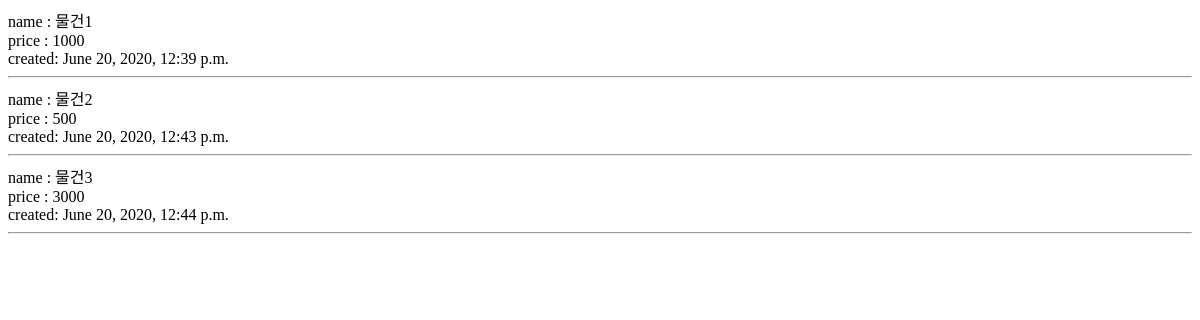
Before: / with the older database file.
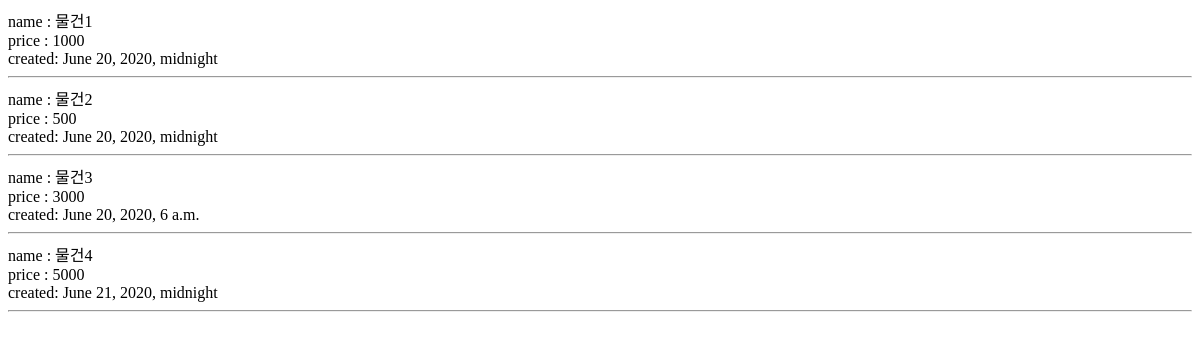
After: the same page with the newer database file.
### price/models.py (models this page shows)
class Product(models.Model):
    name = models.CharField('이름', max_length=150, unique=True)
    price = models.IntegerField('가격')

class OrderLog(models.Model):
    product = models.ForeignKey('Product', on_delete=models.CASCADE)
    created = models.DateTimeField('판매일', default=timezone.now())

### price/views.py (the view)
# urls.py: path('', index, name=""),
def index(request):
    product = Product.objects.all()
    return render(request, 'index.html', {'product':product})

### price/templates/index.html
{% for pro in product%}
    <div>name : {{pro.name}}</div>
    <div>price : {{pro.price}}</div>
    {% for log in pro.orderlog_set.all %}
        <div>created: {{log.created}}</div>
    {% endfor %}
    <hr>
{% endfor %}

Changed rows visible on the page:
changed OrderLog (number 1 of 4 on the later page): created "June 20, 2020, 12:39 p.m." → "June 20, 2020, midnight"
changed OrderLog (number 2 of 4 on the later page): created "June 20, 2020, 12:43 p.m." → "June 20, 2020, midnight"
changed OrderLog: created "June 20, 2020, 12:44 p.m." → "June 20, 2020, 6 a.m."
added Product: name "물건4", price "5000"
added OrderLog: created "June 21, 2020, midnight", shown under "물건4"
